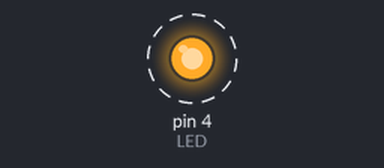
Recording of a program running on a simulated Arduino Uno, built with avr-gcc and run on an emulated ATmega328P. Shown: output pins drawn as LEDs (lit = HIGH). Dashed ring = blinking.

Above: at 0.5 s.
Timing chart, 0 to 4.6 s (numbered marks = the images above):
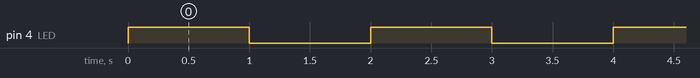

The program:

main.cpp
```cpp
/*
    Timer1 est un timer 16 bits. Il est possible de déclencher une interruption
    à chaque fois que le compteur atteint une valeur donnée.

    Pour ce faire, il faut:
    1. Renseigner le 'prescaler' du timer
    2. Renseigner la valeur de comparaison
    3. Activer l'interruption sur comparaison

   Le prescaler est une division de la fréquence d'horloge du microcontrôleur.
   Il se peut que le prescaler soit de 1, 8, 64, 256 ou 1024.

   Pour le timer1, les valeurs de bits possibles sont:
    - CS10: pas de prescaler
    - CS11: prescaler de 8
    - CS12: prescaler de 64
    - CS13: prescaler de 256
    - CS10 | CS12: prescaler de 1024

   Ces bits sont à renseigner dans le registre TCCR1B.

   Par exemple, pour un prescaler de 1024, il faut renseigner les bits CS10 et CS11 avec l'instruction suivante:
    TCCR1B = bit(CS10) | bit(CS11);

    Pour une fréquence de 16 MHz, le calcul est le suivant:
    1 tick = 1/16 000 000 = 62.5 ns
    1 ms = 1/0.0625 = 16 000 ticks
    1 s = 16 000 * 1000 = 16 000 000 ticks
*/

// Calcule pour le timer1 avec une période de 2000ms
// 2000ms correspond à une fréquence CTC de 0.5 Hz
// Pour une valeur de prescaler de 1024, le registre de comparaison,
// OCR1A = 16000000/(2*1024*0.5) - 1 = 15624

#include <Arduino.h>
#define DECLENCHEUR_TEMPS   15624 // Donne une période d'environ une seconde

bool led_state = false;
#define LED 4
void setup() {
  pinMode(LED, OUTPUT);
  digitalWrite(LED, 1);


  // Désactiver les interruptions globales
  cli();

  TCCR1A = 0;                                 //
  TCCR1B = 0;                                 //
  TCCR1B = bit(CS10) | bit(CS12);             // Renseigne le 'prescaler' de timer1 à 1024
  TIMSK1 = bit(OCIE1A);                       // Active le déclenchement sur comparaison A avec timer1
  OCR1A = DECLENCHEUR_TEMPS;                  // Renseigne la valeur de comparaison pour timer1
  sei();  // Activer les interruptions.
}

void loop() {
  // Rien à faire ici ...
}

// Avec les paramètres définis plus haut, ce vecteur d'interruption (ISR) sera déclenché, environ, à chaque 1000ms.
// ISR = Interrupt Service Routine
ISR(TIMER1_COMPA_vect) {
  TCNT1 = 0;  // Remettre le compteur à 0
  led_state = !led_state;
  digitalWrite(LED,led_state);                // Allumer ou éteindre la DEL
  // Version alternative
  // digitalWrite(LED,!digitalRead(LED));     // Allumer ou éteindre la DEL
}
```

Measured:
- by itself, pin 4 (LED): alternates HIGH for 1.0 s and LOW for 1.0 s
